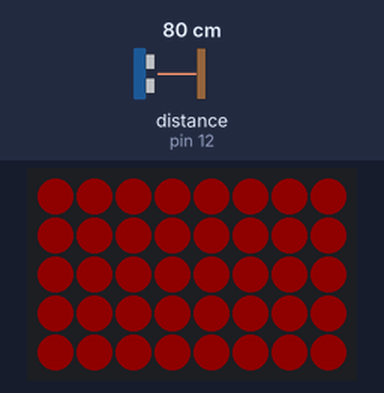
Recording of a sketch running on a simulated Arduino Uno, built with avr-gcc and run on an emulated ATmega328P. Shown: 8×5 RGB LED matrix (first LED top left, wired row by row). The test bench sets the inputs (shaded band); at power-on: distance to the obstacle (sensor on pin 12) 80 cm. The echo pulse lasts 58.3 µs per cm; dim RGB values are drawn brighter than linear.

Above: at 1.35 s.
1.4 s: distance to the obstacle (sensor on pin 12) set to 120 cm
At 2.8 s:
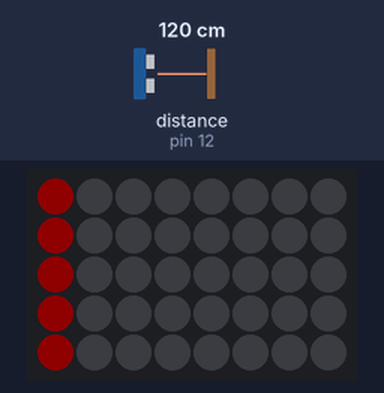
3.1 s: distance to the obstacle (sensor on pin 12) set to 18 cm
5.8 s: distance to the obstacle (sensor on pin 12) set to 2 cm
At 5.8 s:
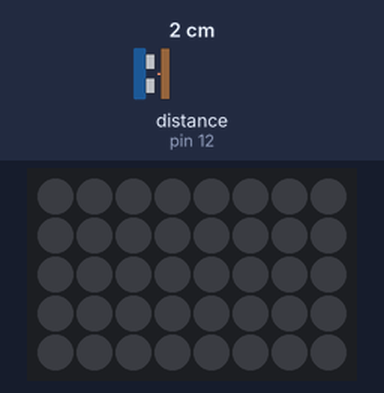
Timing chart, 0 to 8.8 s (numbered marks = the images above; inputs shaded):
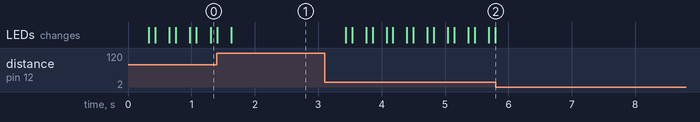

The sketch:

arduino_parking_sensor.ino
```cpp
#include <NewPing.h>

#include <Adafruit_NeoPixel.h>

#ifdef __AVR__
#include <avr/power.h>
#endif

// enable debug logging? uncomment this
// #define DEBUG

// easy debugging on distance
#define DEBUG_DISTANCE 120

// ultrasonic sensor setup
#define TRIGGER_PIN    11
#define ECHO_PIN       12

// initialize the LED shield
// Keyestudio shield
//#define LED_DRIVER_PIN 13
// Adafruit Neopixel Shield
#define LED_DRIVER_PIN 6

// LED shield specs
const int LED_COLUMNS = 8;
const int LED_ROWS    = 5;

// delay between pings in ms; 29ms should be the shortest delay between pings.
const int PING_DELAY = 100;

// distance measurement limits in CM
const int MAX_DISTANCE     = 200;
const int STOP_DISTANCE    = 90;
const int SHUTOFF_DISTANCE = 10;  // you'll never be this close; ignore distances of 0 when there's nothing inside of the rangefinder's effective range to measure against

/****************************************************
you're unlikely to have to modify anything below here
****************************************************/

const int COLOR_RANGE  = (MAX_DISTANCE - STOP_DISTANCE) / 3;
const int GREEN_DISTANCE = MAX_DISTANCE - COLOR_RANGE;
const int YELLOW_DISTANCE = MAX_DISTANCE - (COLOR_RANGE * 2);

// define the ranges of each color distance for percentage calculation
const int GREEN_RANGE = MAX_DISTANCE - GREEN_DISTANCE;
const int YELLOW_RANGE = GREEN_DISTANCE - YELLOW_DISTANCE;
const int RED_RANGE = YELLOW_DISTANCE - STOP_DISTANCE;

// set color shortcuts for LED lighting
enum color { OFF, GREEN, YELLOW, RED };

// easy debug output
#ifdef DEBUG
  #define DEBUG_PRINT(x)   Serial.print (x)
  #define DEBUG_PRINTDEC(x)Serial.print (x, DEC)
  #define DEBUG_PRINTLN(x) Serial.println (x)
#else
  #define DEBUG_PRINT(x)
  #define DEBUG_PRINTDEC(x)
  #define DEBUG_PRINTLN(x)
#endif

/* setup params for the pixelshield
  Parameter 1 = number of pixels in strip
  Parameter 2 = Arduino pin number (most are valid)
  Parameter 3 = pixel type flags, add together as needed:
    NEO_KHZ800  800 KHz bitstream (most NeoPixel products w/WS2812 LEDs)
    NEO_KHZ400  400 KHz (classic 'v1' (not v2) FLORA pixels, WS2811 drivers)
    NEO_GRB     Pixels are wired for GRB bitstream (most NeoPixel products)
    NEO_RGB     Pixels are wired for RGB bitstream (v1 FLORA pixels, not v2)

  Example syntax:
    Adafruit_NeoPixel pixelShield = Adafruit_NeoPixel(40, LED_DRIVER_PIN, NEO_GRB + NEO_KHZ800);
*/
Adafruit_NeoPixel pixelShield = Adafruit_NeoPixel((LED_COLUMNS * LED_ROWS), LED_DRIVER_PIN, NEO_GRB + NEO_KHZ800);

NewPing sonar = NewPing(TRIGGER_PIN, ECHO_PIN, MAX_DISTANCE);

// time-of-flight measurement from the rangefinder
int duration = 0;
// distance in CM as calculated from the rangefinder
int distance = 0;
// number of pings to measure for the input smoother
int iterations = 5;
// the number of pixels per row to fill when presented as a bar graph
int columnHeight = 0;

void setup() {
#ifdef DEBUG
  Serial.begin(9600);
#endif

  pixelShield.begin();
  pixelShield.show(); // Initialize all pixels to 'off'

  DEBUG_PRINT("green min: "); DEBUG_PRINT(GREEN_DISTANCE);
  DEBUG_PRINT("; yellow min: "); DEBUG_PRINT(YELLOW_DISTANCE);
  DEBUG_PRINT("; red min: "); DEBUG_PRINT(STOP_DISTANCE); DEBUG_PRINTLN(); DEBUG_PRINTLN();

  delay(100); // let the arduino settle before issuing first ping
}

void loop() {
  delay(PING_DELAY);
  duration = sonar.ping_median(iterations); // get time-of-flight measurements from the sensor
  distance = sonar.convert_cm(duration);    // convert duration measurement to CM
  #ifdef DEBUG
  distance = DEBUG_DISTANCE;
  #endif

  DEBUG_PRINTLN(); DEBUG_PRINT("distance: "); DEBUG_PRINT(distance); DEBUG_PRINT(" cm; "); DEBUG_PRINTLN();

  if (inRange(distance, SHUTOFF_DISTANCE, MAX_DISTANCE)) {
    if (inRange(distance, STOP_DISTANCE, MAX_DISTANCE)) {
      if (distance >= GREEN_DISTANCE) {
        columnHeight = columnFill(distance, GREEN_RANGE, GREEN_DISTANCE);
        light_led(GREEN, columnHeight);
      }
      else if (distance >= YELLOW_DISTANCE) {
        columnHeight = columnFill(distance, YELLOW_RANGE, YELLOW_DISTANCE);
        light_led(YELLOW, columnHeight);
      }
      else if (distance >= STOP_DISTANCE) {
        columnHeight = columnFill(distance, RED_RANGE, STOP_DISTANCE);
        light_led(RED, columnHeight);
      }
      DEBUG_PRINT("columnHeight: "); DEBUG_PRINT(columnHeight); DEBUG_PRINTLN();
    }
    else { // if (distance < STOP_DISTANCE)
      stopp();
    }
  }
  else {
    led_off();
  }
}

/*
  Set the color for the pixelshield
  Colors    : from enum color
  Brightness: 1-255
*/
void light_led(int color, int columnHeight) {
  int r = 0; int g = 0; int b = 0;

  // increase brightness as we get closer to stopping
  int brightness = color * 5;

  switch (color) {
    case GREEN:
      g = brightness;
      break;
    case YELLOW:
      r = brightness;
      g = brightness;
      break;
    case RED:
      r = brightness;
      break;
    default:
      break;
  }

  for (int x = 0; x < LED_ROWS; x++) {
    for (int y = 0; y < LED_COLUMNS; y++) {
      int pixel = (x * LED_COLUMNS) + y;
      if (y < columnHeight) {
        pixelShield.setPixelColor(pixel, pixelShield.Color(r, g, b));
      } else {
        pixelShield.setPixelColor(pixel, pixelShield.Color(0, 0, 0));
      }
    }
  }
  pixelShield.show();
}

/* Flash red, rapidly */
void stopp() {
  light_led(RED, 8);
  delay(PING_DELAY);
  led_off();
}

/* Turn the pixelshield off */
void led_off() {
  light_led(OFF, 0);
}

/*
  calculate the number of pixels to fill per column
  Object distance from rangefinder, Size of range for color, Minimum distance for color
*/
int columnFill(int objectDistance, int range, int colorDistance) {
  // figure out how far into the color's range we have traveled
  int rangeConsumed = objectDistance - (colorDistance + range);
  /*
    apprarently the arduino abs() function cannot be used as part of any other calculation
    the results will be incorrect
    isolate it
  */
  float usableRangeConsumed = abs(rangeConsumed);
  float percentConsumed = (usableRangeConsumed / range) * 100;
  float columnFillHeight = map(percentConsumed, 1, 100, 1, LED_COLUMNS);

  DEBUG_PRINT("min colorDistance: "); DEBUG_PRINT(colorDistance); DEBUG_PRINTLN();
  DEBUG_PRINT("color range: "); DEBUG_PRINT(range);  DEBUG_PRINT("; ");
  DEBUG_PRINT(rangeConsumed); DEBUG_PRINT(" (");
  DEBUG_PRINT(usableRangeConsumed); DEBUG_PRINT(") range consumed"); DEBUG_PRINTLN();
  DEBUG_PRINT("columnFillHeight from columnFill: "); DEBUG_PRINT(columnFillHeight); DEBUG_PRINT("; ");

  return constrain(columnFillHeight, 1, LED_COLUMNS);
}

// Check if value is in range
bool inRange(int d, int rangeMin, int rangeMax) {
  return d >= rangeMin && d <= rangeMax;
}
```

Measured:
- after the input at 1.4 s, the LEDs: first differ from a run without the input after 0.23 s (image 1)
- after the input at 5.8 s, every drawn part: stays the same
